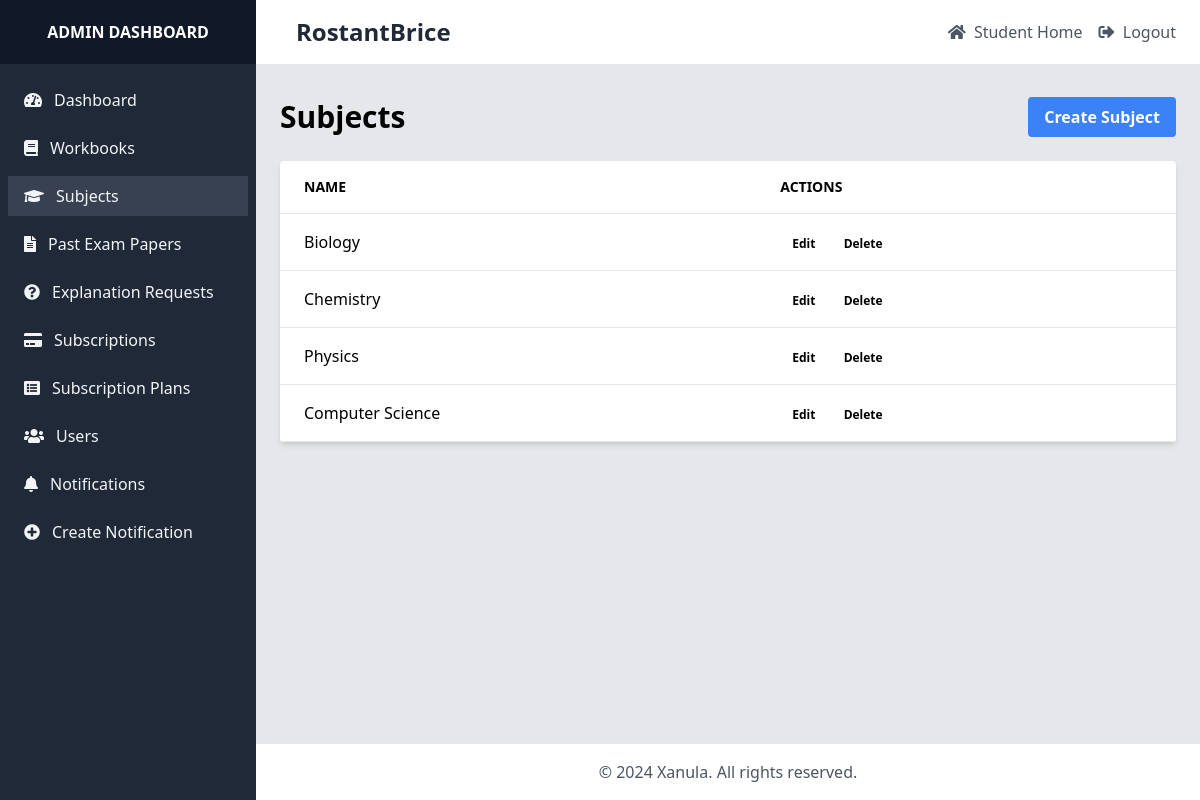
Screenshot of /staff/subjects/ (signed in) with the database file from the repository.
### accounts/models.py (models this page shows, shortened)
class User(AbstractUser):
    is_student = models.BooleanField(default=True)
    is_admin = models.BooleanField(default=False)

### core/models.py (models this page shows, shortened)
class Subject(models.Model):
    name = models.CharField(max_length=100)

### admin_dashboard/views.py (the view)
# urls.py: path('subjects/', views.SubjectListView.as_view(), name='subject_list'),
class SubjectListView(StaffRequiredMixin, ListView):
    model = Subject
    template_name = 'admin_dashboard/subject_list.html'
    context_object_name = 'subjects'
    paginate_by = 20

### admin_dashboard/views.py (called while the page is built)
    def test_func(self):
        return self.request.user.is_staff

### core/context_processors.py (called while the page is built, shortened)
def notification_count(request):
    if request.user.is_authenticated:
        count = ExplanationRequest.objects.filter(user=request.user, status='pending').count()
        return {'notification_count': count}
    return {'notification_count': 0}

def general_notification_count(request):
    return {'unread_notifications_count': 0}

### templates/admin_dashboard/subject_list.html (shortened to what this page needs)
{% extends 'admin_dashboard/base.html' %}
{% block content %}
<div class="flex justify-between items-center mb-6">
    <h1 class="text-3xl font-bold">Subjects</h1>
    <a href="{% url 'admin_dashboard:subject_create' %}" class="bg-blue-500 hover:bg-blue-700 text-white font-bold py-2 px-4 rounded">
        Create Subject
    </a>
</div>
<div class="bg-white shadow-md rounded my-6">
    <table class="text-left w-full border-collapse">
        <thead>
            <tr>
                <th class="py-4 px-6 bg-grey-lightest font-bold uppercase text-sm text-grey-dark border-b border-grey-light">Name</th>
                <th class="py-4 px-6 bg-grey-lightest font-bold uppercase text-sm text-grey-dark border-b border-grey-light">Actions</th>
            </tr>
        </thead>
        <tbody>
            {% for subject in subjects %}
            <tr class="hover:bg-grey-lighter">
                <td class="py-4 px-6 border-b border-grey-light">{{ subject.name }}</td>
                <td class="py-4 px-6 border-b border-grey-light">
                    <a href="{% url 'admin_dashboard:subject_update' subject.id %}" class="text-grey-lighter font-bold py-1 px-3 rounded text-xs bg-green hover:bg-green-dark">Edit</a>
                    <a href="{% url 'admin_dashboard:subject_delete' subject.id %}" class="text-grey-lighter font-bold py-1 px-3 rounded text-xs bg-red hover:bg-red-dark">Delete</a>
                </td>
            </tr>
            {% endfor %}
        </tbody>
    </table>
</div>
{% endblock %}

### templates/admin_dashboard/base.html (shortened to what this page needs)
<!DOCTYPE html>
<html lang="en">
<head>
    <script src="https://cdn.tailwindcss.com"></script>
    <link rel="stylesheet" href="https://cdnjs.cloudflare.com/ajax/libs/font-awesome/5.15.3/css/all.min.css">
</head>
<body class="bg-gray-100" x-data="{ sidebarOpen: false }">
    <div class="flex h-screen bg-gray-100">
        <div :class="{'hidden': !sidebarOpen, 'block': sidebarOpen}" class="fixed inset-y-0 left-0 z-30 w-64 overflow-y-auto transition duration-300 transform bg-gray-800 lg:translate-x-0 lg:static lg:inset-0 md:flex md:flex-col">
            <div class="flex items-center justify-center h-16 bg-gray-900">
                <span class="text-white font-bold uppercase">Admin Dashboard</span>
            </div>
            <div class="flex flex-col flex-1 overflow-y-auto">
                <nav class="flex-1 px-2 py-4 bg-gray-800">
                    <a href="{% url 'admin_dashboard:dashboard' %}" class="flex items-center px-4 py-2 text-gray-100 hover:bg-gray-700 {% if request.resolver_match.url_name == 'dashboard' %}bg-gray-700{% endif %}">
                        <i class="fas fa-tachometer-alt mr-3"></i>
                        Dashboard
                    </a>
                    <a href="{% url 'admin_dashboard:workbook_list' %}" class="flex items-center px-4 py-2 mt-2 text-gray-100 hover:bg-gray-700 {% if 'workbook' in request.resolver_match.url_name %}bg-gray-700{% endif %}">
                        <i class="fas fa-book mr-3"></i>
                        Workbooks
                    </a>
                    <a href="{% url 'admin_dashboard:subject_list' %}" class="flex items-center px-4 py-2 mt-2 text-gray-100 hover:bg-gray-700 {% if 'subject' in request.resolver_match.url_name %}bg-gray-700{% endif %}">
                        <i class="fas fa-graduation-cap mr-3"></i>
                        Subjects
                    </a>
                    <a href="{% url 'admin_dashboard:past_exam_paper_list' %}" class="flex items-center px-4 py-2 mt-2 text-gray-100 hover:bg-gray-700 {% if 'past_exam_paper' in request.resolver_match.url_name %}bg-gray-700{% endif %}">
                        <i class="fas fa-file-alt mr-3"></i>
                        Past Exam Papers
                    </a>
                    <a href="{% url 'admin_dashboard:explanation_request_list' %}" class="flex items-center px-4 py-2 mt-2 text-gray-100 hover:bg-gray-700 ">
                        <i class="fas fa-question-circle mr-3"></i>
                        Explanation Requests
                    </a>
                    <a href="{% url 'admin_dashboard:subscription_list' %}" class="flex items-center px-4 py-2 mt-2 text-gray-100 hover:bg-gray-700 {% if 'subscription' in request.resolver_match.url_name %}bg-gray-700{% endif %}">
                        <i class="fas fa-credit-card mr-3"></i>
                        Subscriptions
                    </a>
                    <a href="{% url 'admin_dashboard:subscription_plan_list' %}" class="flex items-center px-4 py-2 mt-2 text-gray-100 hover:bg-gray-700 {% if 'subscription_plan' in request.resolver_match.url_name %}bg-gray-700{% endif %}">
                        <i class="fas fa-list-alt mr-3"></i>
                        Subscription Plans
                    </a>
                    <a href="{% url 'admin_dashboard:user_list' %}" class="flex items-center px-4 py-2 mt-2 text-gray-100 hover:bg-gray-700 {% if 'user' in request.resolver_match.url_name %}bg-gray-700{% endif %}">
                        <i class="fas fa-users mr-3"></i>
                        Users
                    </a>
                    <a href="{% url 'admin_dashboard:notification_list' %}" class="flex items-center px-4 py-2 mt-2 text-gray-100 hover:bg-gray-700 {% if 'notification_list' in request.resolver_match.url_name %}bg-gray-700{% endif %}">
                        <i class="fas fa-bell mr-3"></i>
                        Notifications
                    </a>
                    <a href="{% url 'admin_dashboard:notification_create' %}" class="flex items-center px-4 py-2 mt-2 text-gray-100 hover:bg-gray-700 {% if 'notification_create' in request.resolver_match.url_name %}bg-gray-700{% endif %}">
                        <i class="fas fa-plus-circle mr-3"></i>
                        Create Notification
                    </a>
                </nav>
            </div>
        </div>
        <div class="flex flex-col flex-1 overflow-hidden">
            <header class="flex items-center justify-between px-6 py-4 bg-white border-b">
                <div class="flex items-center">
                    <span class="mx-4 text-2xl font-semibold text-gray-800">{{ request.user.username }}</span>
                </div>
                <div class="flex items-center">
                    <a href="{% url 'core:student_home' %}" class="text-gray-600 hover:text-gray-800 mr-4">
                        <i class="fas fa-home mr-1"></i>
                        Student Home
                    </a>
                    <a href="{% url 'accounts:logout' %}" class="text-gray-600 hover:text-gray-800">
                        <i class="fas fa-sign-out-alt mr-1"></i>
                        Logout
                    </a>
                </div>
            </header>
            <main class="flex-1 overflow-x-hidden overflow-y-auto bg-gray-200">
                <div class="container mx-auto px-6 py-8">
                    {% block content %}{% endblock %}
                </div>
            </main>
            <footer class="bg-white border-t p-4 text-center text-gray-600">
                <p>&copy; {% now "Y" %} Xanula. All rights reserved.</p>
            </footer>
        </div>
    </div>
</body>
</html>

### rows the page displays
User: user.username "RostantBrice"
Subject: name "Biology"
Subject: name "Chemistry"
Subject: name "Physics"
Subject: name "Computer Science"
